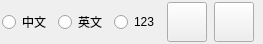
    <widget class="QWidget" name="widgetBottom" native="true">
     <property name="sizePolicy">
      <sizepolicy hsizetype="Preferred" vsizetype="Expanding">
       <horstretch>0</horstretch>
       <verstretch>0</verstretch>
      </sizepolicy>
     </property>
     <property name="maximumSize">
      <size>
       <width>16777215</width>
       <height>44</height>
      </size>
     </property>
     <layout class="QHBoxLayout" name="horizontalLayout_9">
      <property name="spacing">
       <number>7</number>
      </property>
      <property name="leftMargin">
       <number>2</number>
      </property>
      <property name="topMargin">
       <number>2</number>
      </property>
      <property name="rightMargin">
       <number>2</number>
      </property>
      <property name="bottomMargin">
       <number>2</number>
      </property>
      <item>
       <widget class="HNRadioButton" name="radioCN">
        <property name="text">
         <string>中文</string>
        </property>
       </widget>
      </item>
      <item>
       <widget class="HNRadioButton" name="radioEN">
        <property name="text">
         <string>英文</string>
        </property>
       </widget>
      </item>
      <item>
       <widget class="HNRadioButton" name="radioNum">
        <property name="text">
         <string>123</string>
        </property>
       </widget>
      </item>
      <item>
       <widget class="HNPushButton" name="btnSpace">
        <property name="sizePolicy">
         <sizepolicy hsizetype="Fixed" vsizetype="Ignored">
          <horstretch>0</horstretch>
          <verstretch>0</verstretch>
         </sizepolicy>
        </property>
        <property name="focusPolicy">
         <enum>Qt::NoFocus</enum>
        </property>
        <property name="text">
         <string/>
        </property>
       </widget>
      </item>
      <item>
       <widget class="HNPushButton" name="btnReturn">
        <property name="sizePolicy">
         <sizepolicy hsizetype="Fixed" vsizetype="Ignored">
          <horstretch>0</horstretch>
          <verstretch>0</verstretch>
         </sizepolicy>
        </property>
        <property name="focusPolicy">
         <enum>Qt::NoFocus</enum>
        </property>
        <property name="text">
         <string/>
        </property>
       </widget>
      </item>
      <item>
       <widget class="HNPushButton" name="btnClose">
        <property name="sizePolicy">
         <sizepolicy hsizetype="Ignored" vsizetype="Ignored">
          <horstretch>0</horstretch>
          <verstretch>0</verstretch>
         </sizepolicy>
        </property>
        <property name="focusPolicy">
         <enum>Qt::NoFocus</enum>
        </property>
        <property name="styleSheet">
         <string notr="true"/>
        </property>
        <property name="text">
         <string/>
        </property>
       </widget>
      </item>
     </layout>
    </widget>
